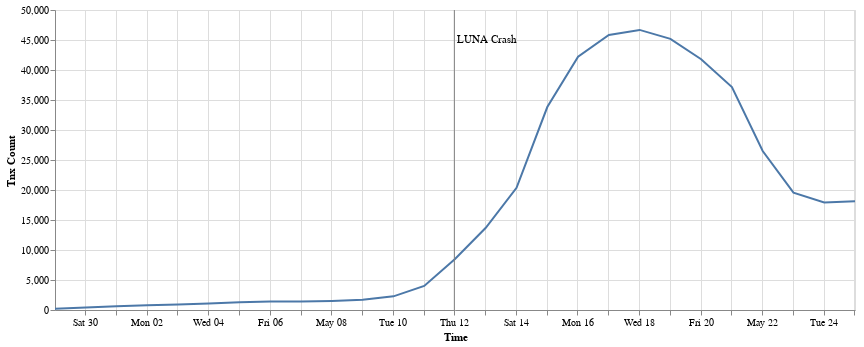

Notebook code cell kept with this figure:
### Code cell
result = pd.DataFrame()

rolling = g.rolling(step='1 day', window='1 week')

result['Tnx Count'] = [w.layer('LUNC').num_edges() for w in rolling]
result['Time'] = [w.layer('LUNC').end_date_time() for w in rolling]

chart = alt.Chart(result).mark_line().encode(
    x="Time:T",
    y="Tnx Count:Q",
).properties(
    width=800,
).add_selection(
    selection
)

alt.layer(chart, event_chart)

### Figure 1 — Vega-Lite specification as saved in the notebook (floating-point values rounded to 4 significant figures)
{"config": {"view": {"continuousWidth": 300, "continuousHeight": 300}}, "layer": [{"data": {"name": "data-8e4e58ed3af4d44d39b7cf7b01e7f330"}, "mark": {"type": "line"}, "encoding": {"x": {"field": "Time", "type": "temporal"}, "y": {"field": "Tnx Count", "type": "quantitative"}}, "name": "view_3"}, {"layer": [{"mark": {"type": "rule", "color": "gray"}, "encoding": {"x": {"field": "Time", "type": "temporal"}}}, {"mark": {"type": "text", "align": "left", "color": "black", "dx": 3, "dy": -120}, "encoding": {"text": {"field": "event", "type": "nominal"}, "x": {"field": "Time", "type": "temporal"}}}], "data": {"name": "data-03a7e27a271f30803a3f9052d97f8a33"}}], "params": [{"name": "param_2", "select": {"type": "point", "fields": ["Layer"]}, "bind": "legend", "views": ["view_3"]}], "width": 800, "$schema": "https://vega.github.io/schema/vega-lite/v5.8.0.json", "datasets": {"data-8e4e58ed3af4d44d39b7cf7b01e7f330": [{"Tnx Count": 199, "Time": "2022-04-29T00:30:15"}, {"Tnx Count": 432, "Time": "2022-04-30T00:30:15"}, {"Tnx Count": 621, "Time": "2022-05-01T00:30:15"}, {"Tnx Count": 789, "Time": "2022-05-02T00:30:15"}, {"Tnx Count": 936, "Time": "2022-05-03T00:30:15"}, {"Tnx Count": 1101, "Time": "2022-05-04T00:30:15"}, {"Tnx Count": 1284, "Time": "2022-05-05T00:30:15"}, {"Tnx Count": 1418, "Time": "2022-05-06T00:30:15"}, {"Tnx Count": 1425, "Time": "2022-05-07T00:30:15"}, {"Tnx Count": 1519, "Time": "2022-05-08T00:30:15"}, {"Tnx Count": 1721, "Time": "2022-05-09T00:30:15"}, {"Tnx Count": 2277, "Time": "2022-05-10T00:30:15"}, {"Tnx Count": 4013, "Time": "2022-05-11T00:30:15"}, {"Tnx Count": 8496, "Time": "2022-05-12T00:30:15"}, {"Tnx Count": 13708, "Time": "2022-05-13T00:30:15"}, {"Tnx Count": 20370, "Time": "2022-05-14T00:30:15"}, {"Tnx Count": 33824, "Time": "2022-05-15T00:30:15"}, {"Tnx Count": 42222, "Time": "2022-05-16T00:30:15"}, {"Tnx Count": 45834, "Time": "2022-05-17T00:30:15"}, {"Tnx Count": 46683, "Time": "2022-05-18T00:30:15"}, {"Tnx Count": 45192, "Time": "2022-05-19T00:30:15"}, {"Tnx Count": 41798, "Time": "2022-05-20T00:30:15"}, {"Tnx Count": 37166, "Time": "2022-05-21T00:30:15"}, {"Tnx Count": 26492, "Time": "2022-05-22T00:30:15"}, {"Tnx Count": 19564, "Time": "2022-05-23T00:30:15"}, {"Tnx Count": 17920, "Time": "2022-05-24T00:30:15"}, {"Tnx Count": 18134, "Time": "2022-05-25T00:30:15"}], "data-03a7e27a271f30803a3f9052d97f8a33": [{"Time": "2022-05-12", "event": "LUNA Crash"}]}}
